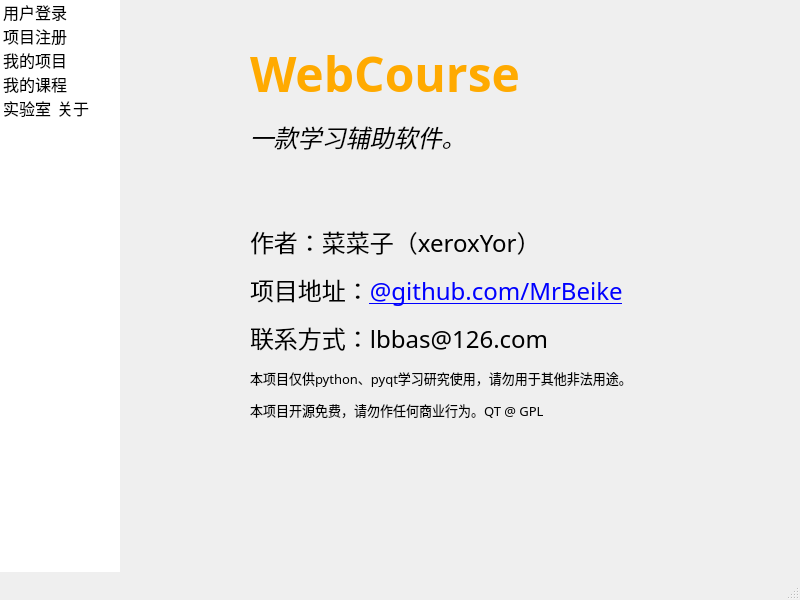
<?xml version="1.0" encoding="UTF-8"?>
<ui version="4.0">
 <class>MainWindow</class>
 <widget class="QMainWindow" name="MainWindow">
  <property name="windowModality">
   <enum>Qt::NonModal</enum>
  </property>
  <property name="geometry">
   <rect>
    <x>0</x>
    <y>0</y>
    <width>800</width>
    <height>600</height>
   </rect>
  </property>
  <property name="minimumSize">
   <size>
    <width>800</width>
    <height>600</height>
   </size>
  </property>
  <property name="maximumSize">
   <size>
    <width>800</width>
    <height>600</height>
   </size>
  </property>
  <property name="font">
   <font>
    <family>微软雅黑</family>
    <pointsize>12</pointsize>
   </font>
  </property>
  <property name="windowTitle">
   <string>WebCourse</string>
  </property>
  <property name="windowIcon">
   <iconset resource="../resource/webcourse.qrc">
    <normaloff>:/ICO/list.ico</normaloff>:/ICO/list.ico</iconset>
  </property>
  <property name="iconSize">
   <size>
    <width>64</width>
    <height>64</height>
   </size>
  </property>
  <property name="toolButtonStyle">
   <enum>Qt::ToolButtonIconOnly</enum>
  </property>
  <widget class="QWidget" name="centralwidget">
   <widget class="QStackedWidget" name="stackedWidget">
    <property name="geometry">
     <rect>
      <x>120</x>
      <y>0</y>
      <width>680</width>
      <height>580</height>
     </rect>
    </property>
    <property name="frameShadow">
     <enum>QFrame::Plain</enum>
    </property>
    <property name="currentIndex">
     <number>5</number>
    </property>
    <widget class="QWidget" name="login_page">
     <widget class="QLabel" name="password_label">
      <property name="geometry">
       <rect>
        <x>170</x>
        <y>270</y>
        <width>51</width>
        <height>31</height>
       </rect>
      </property>
      <property name="font">
       <font>
        <family>微软雅黑</family>
        <pointsize>14</pointsize>
       </font>
      </property>
      <property name="text">
       <string>密码</string>
      </property>
     </widget>
     <widget class="QLabel" name="logo_label">
      <property name="geometry">
       <rect>
        <x>0</x>
        <y>0</y>
        <width>671</width>
        <height>201</height>
       </rect>
      </property>
      <property name="font">
       <font>
        <family>Albertus Extra Bold</family>
        <pointsize>36</pointsize>
       </font>
      </property>
      <property name="styleSheet">
       <string notr="true">image: url(:/IMG/logo.png);</string>
      </property>
      <property name="text">
       <string/>
      </property>
      <property name="alignment">
       <set>Qt::AlignCenter</set>
      </property>
     </widget>
     <widget class="QLineEdit" name="password_input">
      <property name="geometry">
       <rect>
        <x>239</x>
        <y>270</y>
        <width>231</width>
        <height>31</height>
       </rect>
      </property>
      <property name="font">
       <font>
        <family>Albertus Extra Bold</family>
        <pointsize>12</pointsize>
       </font>
      </property>
      <property name="echoMode">
       <enum>QLineEdit::Password</enum>
      </property>
     </widget>
     <widget class="QLabel" name="username_label">
      <property name="geometry">
       <rect>
        <x>170</x>
        <y>210</y>
        <width>51</width>
        <height>31</height>
       </rect>
      </property>
      <property name="font">
       <font>
        <family>微软雅黑</family>
        <pointsize>14</pointsize>
       </font>
      </property>
      <property name="text">
       <string>账号</string>
      </property>
     </widget>
     <widget class="QPushButton" name="login_button">
      <property name="geometry">
       <rect>
        <x>240</x>
        <y>390</y>
        <width>191</width>
        <height>41</height>
       </rect>
      </property>
      <property name="font">
       <font>
        <family>微软雅黑</family>
        <pointsize>14</pointsize>
       </font>
      </property>
      <property name="text">
       <string>登  陆</string>
      </property>
      <property name="flat">
       <bool>false</bool>
      </property>
     </widget>
     <widget class="QComboBox" name="username_input">
      <property name="geometry">
       <rect>
        <x>239</x>
        <y>210</y>
        <width>231</width>
        <height>31</height>
       </rect>
      </property>
      <property name="editable">
       <bool>true</bool>
      </property>
     </widget>
     <widget class="QCheckBox" name="remember_check">
      <property name="geometry">
       <rect>
        <x>280</x>
        <y>330</y>
        <width>91</width>
        <height>21</height>
       </rect>
      </property>
      <property name="text">
       <string>记住密码</string>
      </property>
     </widget>
     <widget class="QPushButton" name="manager_button">
      <property name="geometry">
       <rect>
        <x>370</x>
        <y>330</y>
        <width>71</width>
        <height>21</height>
       </rect>
      </property>
      <property name="font">
       <font>
        <pointsize>10</pointsize>
       </font>
      </property>
      <property name="text">
       <string>[账户管理]</string>
      </property>
     </widget>
     <zorder>password_label</zorder>
     <zorder>logo_label</zorder>
     <zorder>password_input</zorder>
     <zorder>login_button</zorder>
     <zorder>username_input</zorder>
     <zorder>remember_check</zorder>
     <zorder>username_label</zorder>
     <zorder>manager_button</zorder>
    </widget>
    <widget class="QWidget" name="regist_page">
     <widget class="QTableView" name="regist_list">
      <property name="geometry">
       <rect>
        <x>10</x>
        <y>70</y>
        <width>661</width>
        <height>451</height>
       </rect>
      </property>
      <property name="verticalScrollBarPolicy">
       <enum>Qt::ScrollBarAsNeeded</enum>
      </property>
      <property name="horizontalScrollBarPolicy">
       <enum>Qt::ScrollBarAlwaysOff</enum>
      </property>
      <property name="sizeAdjustPolicy">
       <enum>QAbstractScrollArea::AdjustToContents</enum>
      </property>
      <property name="selectionMode">
       <enum>QAbstractItemView::SingleSelection</enum>
      </property>
      <property name="selectionBehavior">
       <enum>QAbstractItemView::SelectRows</enum>
      </property>
      <property name="textElideMode">
       <enum>Qt::ElideMiddle</enum>
      </property>
      <property name="wordWrap">
       <bool>true</bool>
      </property>
      <attribute name="horizontalHeaderDefaultSectionSize">
       <number>50</number>
      </attribute>
      <attribute name="horizontalHeaderStretchLastSection">
       <bool>false</bool>
      </attribute>
     </widget>
     <widget class="QLineEdit" name="keyword_input">
      <property name="geometry">
       <rect>
        <x>80</x>
        <y>20</y>
        <width>241</width>
        <height>31</height>
       </rect>
      </property>
      <property name="placeholderText">
       <string> 仅支持中文(非必填项)</string>
      </property>
     </widget>
     <widget class="QLineEdit" name="year_input">
      <property name="geometry">
       <rect>
        <x>420</x>
        <y>19</y>
        <width>81</width>
        <height>31</height>
       </rect>
      </property>
      <property name="placeholderText">
       <string> 非必填项</string>
      </property>
     </widget>
     <widget class="QPushButton" name="regist_button">
      <property name="geometry">
       <rect>
        <x>200</x>
        <y>530</y>
        <width>281</width>
        <height>41</height>
       </rect>
      </property>
      <property name="font">
       <font>
        <family>微软雅黑</family>
        <pointsize>12</pointsize>
       </font>
      </property>
      <property name="text">
       <string>注  册</string>
      </property>
     </widget>
     <widget class="QPushButton" name="search_button">
      <property name="geometry">
       <rect>
        <x>530</x>
        <y>20</y>
        <width>111</width>
        <height>31</height>
       </rect>
      </property>
      <property name="font">
       <font>
        <family>微软雅黑</family>
        <pointsize>12</pointsize>
       </font>
      </property>
      <property name="text">
       <string>搜 索</string>
      </property>
      <property name="default">
       <bool>false</bool>
      </property>
     </widget>
     <widget class="QLabel" name="year_label">
      <property name="geometry">
       <rect>
        <x>350</x>
        <y>20</y>
        <width>71</width>
        <height>31</height>
       </rect>
      </property>
      <property name="font">
       <font>
        <family>微软雅黑</family>
        <pointsize>12</pointsize>
       </font>
      </property>
      <property name="text">
       <string>课程年份</string>
      </property>
     </widget>
     <widget class="QLabel" name="keyword_label">
      <property name="geometry">
       <rect>
        <x>20</x>
        <y>20</y>
        <width>61</width>
        <height>31</height>
       </rect>
      </property>
      <property name="font">
       <font>
        <family>微软雅黑</family>
        <pointsize>12</pointsize>
       </font>
      </property>
      <property name="text">
       <string>关键词</string>
      </property>
     </widget>
    </widget>
    <widget class="QWidget" name="project_page">
     <widget class="QPushButton" name="detail_button">
      <property name="geometry">
       <rect>
        <x>340</x>
        <y>530</y>
        <width>131</width>
        <height>41</height>
       </rect>
      </property>
      <property name="font">
       <font>
        <family>微软雅黑</family>
        <pointsize>12</pointsize>
       </font>
      </property>
      <property name="text">
       <string>学习项目子课程</string>
      </property>
     </widget>
     <widget class="QTableView" name="project_list">
      <property name="geometry">
       <rect>
        <x>10</x>
        <y>10</y>
        <width>661</width>
        <height>511</height>
       </rect>
      </property>
      <property name="horizontalScrollBarPolicy">
       <enum>Qt::ScrollBarAlwaysOff</enum>
      </property>
      <property name="sizeAdjustPolicy">
       <enum>QAbstractScrollArea::AdjustToContents</enum>
      </property>
      <property name="selectionMode">
       <enum>QAbstractItemView::SingleSelection</enum>
      </property>
      <property name="selectionBehavior">
       <enum>QAbstractItemView::SelectRows</enum>
      </property>
      <property name="textElideMode">
       <enum>Qt::ElideMiddle</enum>
      </property>
     </widget>
     <widget class="QPushButton" name="learnProject_button">
      <property name="enabled">
       <bool>true</bool>
      </property>
      <property name="geometry">
       <rect>
        <x>189</x>
        <y>530</y>
        <width>131</width>
        <height>41</height>
       </rect>
      </property>
      <property name="font">
       <font>
        <family>微软雅黑</family>
        <pointsize>12</pointsize>
       </font>
      </property>
      <property name="text">
       <string>学习整个项目</string>
      </property>
     </widget>
    </widget>
    <widget class="QWidget" name="course_page">
     <widget class="QTableView" name="course_list">
      <property name="geometry">
       <rect>
        <x>10</x>
        <y>10</y>
        <width>661</width>
        <height>511</height>
       </rect>
      </property>
      <property name="horizontalScrollBarPolicy">
       <enum>Qt::ScrollBarAlwaysOff</enum>
      </property>
      <property name="sizeAdjustPolicy">
       <enum>QAbstractScrollArea::AdjustToContents</enum>
      </property>
      <property name="selectionMode">
       <enum>QAbstractItemView::SingleSelection</enum>
      </property>
      <property name="selectionBehavior">
       <enum>QAbstractItemView::SelectRows</enum>
      </property>
      <property name="textElideMode">
       <enum>Qt::ElideMiddle</enum>
      </property>
     </widget>
     <widget class="QPushButton" name="learnCourse_button">
      <property name="geometry">
       <rect>
        <x>280</x>
        <y>530</y>
        <width>120</width>
        <height>41</height>
       </rect>
      </property>
      <property name="font">
       <font>
        <family>微软雅黑</family>
        <pointsize>12</pointsize>
       </font>
      </property>
      <property name="text">
       <string>学  习</string>
      </property>
     </widget>
    </widget>
    <widget class="QWidget" name="lab_page">
     <widget class="QCheckBox" name="download_checkBox">
      <property name="geometry">
       <rect>
        <x>70</x>
        <y>110</y>
        <width>91</width>
        <height>51</height>
       </rect>
      </property>
      <property name="text">
       <string>视频下载</string>
      </property>
     </widget>
     <widget class="QLabel" name="descriptio_label">
      <property name="geometry">
       <rect>
        <x>50</x>
        <y>30</y>
        <width>371</width>
        <height>41</height>
       </rect>
      </property>
      <property name="font">
       <font>
        <pointsize>14</pointsize>
       </font>
      </property>
      <property name="text">
       <string>陆续开发相关扩展功能，勾选以打开该功能</string>
      </property>
     </widget>
     <widget class="QCheckBox" name="search_checkBox">
      <property name="geometry">
       <rect>
        <x>70</x>
        <y>160</y>
        <width>221</width>
        <height>41</height>
       </rect>
      </property>
      <property name="text">
       <string>搜索课程（不限地区、时间）</string>
      </property>
     </widget>
     <widget class="Line" name="line">
      <property name="geometry">
       <rect>
        <x>50</x>
        <y>80</y>
        <width>501</width>
        <height>16</height>
       </rect>
      </property>
      <property name="orientation">
       <enum>Qt::Horizontal</enum>
      </property>
     </widget>
    </widget>
    <widget class="QWidget" name="about_page">
     <widget class="QPushButton" name="thumb_button">
      <property name="geometry">
       <rect>
        <x>270</x>
        <y>440</y>
        <width>100</width>
        <height>100</height>
       </rect>
      </property>
      <property name="text">
       <string/>
      </property>
      <property name="icon">
       <iconset resource="../resource/webcourse.qrc">
        <normaloff>:/ICO/thumb.png</normaloff>:/ICO/thumb.png</iconset>
      </property>
      <property name="iconSize">
       <size>
        <width>100</width>
        <height>100</height>
       </size>
      </property>
      <property name="checkable">
       <bool>true</bool>
      </property>
      <property name="checked">
       <bool>false</bool>
      </property>
      <property name="autoDefault">
       <bool>false</bool>
      </property>
      <property name="default">
       <bool>false</bool>
      </property>
      <property name="flat">
       <bool>true</bool>
      </property>
      <property name="name" stdset="0">
       <string>thumb</string>
      </property>
     </widget>
     <widget class="QLabel" name="about_label">
      <property name="enabled">
       <bool>true</bool>
      </property>
      <property name="geometry">
       <rect>
        <x>130</x>
        <y>40</y>
        <width>391</width>
        <height>381</height>
       </rect>
      </property>
      <property name="text">
       <string>&lt;html&gt;&lt;head/&gt;&lt;body&gt;&lt;p&gt;&lt;span style=&quot; font-size:36pt; font-weight:600; color:#ffaa00;&quot;&gt;WebCourse&lt;/span&gt;&lt;/p&gt;&lt;p&gt;&lt;span style=&quot; font-size:18pt; font-style:italic;&quot;&gt;一款学习辅助软件。&lt;/span&gt;&lt;/p&gt;&lt;p&gt;&lt;br/&gt;&lt;/p&gt;&lt;p&gt;&lt;span style=&quot; font-size:18pt;&quot;&gt;作者：菜菜子（xeroxYor）&lt;/span&gt;&lt;/p&gt;&lt;p&gt;&lt;span style=&quot; font-size:18pt;&quot;&gt;项目地址：&lt;/span&gt;&lt;a href=&quot;https://github.com/MrBeike/WebCourse-QTGUI&quot;&gt;&lt;span style=&quot; font-size:18pt; text-decoration: underline; color:#0000ff;&quot;&gt;@github.com/MrBeike&lt;/span&gt;&lt;/a&gt;&lt;/p&gt;&lt;p&gt;&lt;span style=&quot; font-size:18pt;&quot;&gt;联系方式：lbbas@126.com&lt;/span&gt;&lt;/p&gt;&lt;p&gt;&lt;span style=&quot; font-size:10pt;&quot;&gt;本项目仅供python、pyqt学习研究使用，请勿用于其他非法用途。&lt;/span&gt;&lt;/p&gt;&lt;p&gt;&lt;span style=&quot; font-size:10pt;&quot;&gt;本项目开源免费，请勿作任何商业行为。QT @ GPL&lt;/span&gt;&lt;/p&gt;&lt;/body&gt;&lt;/html&gt;</string>
      </property>
      <property name="textFormat">
       <enum>Qt::RichText</enum>
      </property>
      <property name="wordWrap">
       <bool>true</bool>
      </property>
     </widget>
     <widget class="QLabel" name="donate_label">
      <property name="enabled">
       <bool>true</bool>
      </property>
      <property name="geometry">
       <rect>
        <x>110</x>
        <y>20</y>
        <width>431</width>
        <height>401</height>
       </rect>
      </property>
      <property name="styleSheet">
       <string notr="true">border-image: url(:/IMG/donate.png);</string>
      </property>
      <property name="text">
       <string/>
      </property>
     </widget>
     <widget class="QPushButton" name="xeroxyor_button">
      <property name="geometry">
       <rect>
        <x>361</x>
        <y>231</y>
        <width>16</width>
        <height>20</height>
       </rect>
      </property>
      <property name="font">
       <font>
        <kerning>false</kerning>
       </font>
      </property>
      <property name="focusPolicy">
       <enum>Qt::NoFocus</enum>
      </property>
      <property name="contextMenuPolicy">
       <enum>Qt::NoContextMenu</enum>
      </property>
      <property name="text">
       <string/>
      </property>
      <property name="checkable">
       <bool>false</bool>
      </property>
      <property name="default">
       <bool>false</bool>
      </property>
      <property name="flat">
       <bool>true</bool>
      </property>
      <property name="name" stdset="0">
       <string>xeroxyor</string>
      </property>
     </widget>
     <zorder>thumb_button</zorder>
     <zorder>donate_label</zorder>
     <zorder>about_label</zorder>
     <zorder>xeroxyor_button</zorder>
    </widget>
   </widget>
   <widget class="QListWidget" name="menu_list">
    <property name="geometry">
     <rect>
      <x>0</x>
      <y>0</y>
      <width>120</width>
      <height>580</height>
     </rect>
    </property>
    <property name="font">
     <font>
      <pointsize>12</pointsize>
     </font>
    </property>
    <property name="layoutDirection">
     <enum>Qt::LeftToRight</enum>
    </property>
    <property name="styleSheet">
     <string notr="true"/>
    </property>
    <property name="frameShape">
     <enum>QFrame::NoFrame</enum>
    </property>
    <property name="verticalScrollBarPolicy">
     <enum>Qt::ScrollBarAlwaysOff</enum>
    </property>
    <property name="horizontalScrollBarPolicy">
     <enum>Qt::ScrollBarAlwaysOff</enum>
    </property>
    <property name="editTriggers">
     <set>QAbstractItemView::NoEditTriggers</set>
    </property>
    <property name="showDropIndicator" stdset="0">
     <bool>false</bool>
    </property>
    <property name="dragDropMode">
     <enum>QAbstractItemView::NoDragDrop</enum>
    </property>
    <property name="selectionMode">
     <enum>QAbstractItemView::SingleSelection</enum>
    </property>
    <property name="textElideMode">
     <enum>Qt::ElideMiddle</enum>
    </property>
    <property name="movement">
     <enum>QListView::Static</enum>
    </property>
    <property name="flow">
     <enum>QListView::LeftToRight</enum>
    </property>
    <property name="resizeMode">
     <enum>QListView::Adjust</enum>
    </property>
    <property name="layoutMode">
     <enum>QListView::SinglePass</enum>
    </property>
    <property name="viewMode">
     <enum>QListView::IconMode</enum>
    </property>
    <property name="selectionRectVisible">
     <bool>false</bool>
    </property>
    <property name="currentRow">
     <number>-1</number>
    </property>
    <property name="sortingEnabled">
     <bool>false</bool>
    </property>
    <item>
     <property name="text">
      <string>用户登录</string>
     </property>
     <property name="font">
      <font>
       <family>微软雅黑</family>
       <pointsize>12</pointsize>
      </font>
     </property>
     <property name="textAlignment">
      <set>AlignCenter</set>
     </property>
     <property name="icon">
      <iconset resource="../resource/webcourse.qrc">
       <normaloff>:/ICO/lgoin.png</normaloff>:/ICO/lgoin.png</iconset>
     </property>
     <property name="flags">
      <set>ItemIsSelectable|ItemIsEnabled</set>
     </property>
    </item>
    <item>
     <property name="text">
      <string>项目注册</string>
     </property>
     <property name="font">
      <font>
       <family>微软雅黑</family>
       <pointsize>12</pointsize>
      </font>
     </property>
     <property name="textAlignment">
      <set>AlignCenter</set>
     </property>
     <property name="icon">
      <iconset resource="../resource/webcourse.qrc">
       <normaloff>:/ICO/regist.png</normaloff>:/ICO/regist.png</iconset>
     </property>
     <property name="flags">
      <set>ItemIsSelectable|ItemIsEnabled</set>
     </property>
    </item>
    <item>
     <property name="text">
      <string>我的项目</string>
     </property>
     <property name="font">
      <font>
       <family>微软雅黑</family>
       <pointsize>12</pointsize>
      </font>
     </property>
     <property name="textAlignment">
      <set>AlignCenter</set>
     </property>
     <property name="icon">
      <iconset resource="../resource/webcourse.qrc">
       <normaloff>:/ICO/project.png</normaloff>:/ICO/project.png</iconset>
     </property>
     <property name="flags">
      <set>ItemIsSelectable|ItemIsEnabled</set>
     </property>
    </item>
    <item>
     <property name="text">
      <string>我的课程</string>
     </property>
     <property name="font">
      <font>
       <family>微软雅黑</family>
       <pointsize>12</pointsize>
      </font>
     </property>
     <property name="textAlignment">
      <set>AlignCenter</set>
     </property>
     <property name="icon">
      <iconset resource="../resource/webcourse.qrc">
       <normaloff>:/ICO/course.png</normaloff>:/ICO/course.png</iconset>
     </property>
     <property name="flags">
      <set>ItemIsSelectable|ItemIsEnabled</set>
     </property>
    </item>
    <item>
     <property name="text">
      <string>实验室</string>
     </property>
     <property name="font">
      <font>
       <family>微软雅黑</family>
       <pointsize>12</pointsize>
      </font>
     </property>
     <property name="textAlignment">
      <set>AlignCenter</set>
     </property>
     <property name="icon">
      <iconset resource="../resource/webcourse.qrc">
       <normaloff>:/ICO/lab.png</normaloff>:/ICO/lab.png</iconset>
     </property>
     <property name="flags">
      <set>ItemIsSelectable|ItemIsEnabled</set>
     </property>
    </item>
    <item>
     <property name="text">
      <string>关于</string>
     </property>
     <property name="font">
      <font>
       <family>微软雅黑</family>
       <pointsize>12</pointsize>
      </font>
     </property>
     <property name="textAlignment">
      <set>AlignCenter</set>
     </property>
     <property name="icon">
      <iconset resource="../resource/webcourse.qrc">
       <normaloff>:/ICO/about.png</normaloff>:/ICO/about.png</iconset>
     </property>
     <property name="flags">
      <set>ItemIsSelectable|ItemIsUserCheckable|ItemIsEnabled</set>
     </property>
    </item>
   </widget>
  </widget>
  <widget class="QStatusBar" name="statusbar"/>
 </widget>
 <tabstops>
  <tabstop>username_input</tabstop>
  <tabstop>password_input</tabstop>
  <tabstop>remember_check</tabstop>
  <tabstop>login_button</tabstop>
  <tabstop>keyword_input</tabstop>
  <tabstop>year_input</tabstop>
  <tabstop>search_button</tabstop>
  <tabstop>regist_button</tabstop>
  <tabstop>regist_list</tabstop>
  <tabstop>project_list</tabstop>
  <tabstop>learnProject_button</tabstop>
  <tabstop>detail_button</tabstop>
  <tabstop>course_list</tabstop>
  <tabstop>learnCourse_button</tabstop>
  <tabstop>thumb_button</tabstop>
  <tabstop>menu_list</tabstop>
 </tabstops>
 <resources>
  <include location="../resource/webcourse.qrc"/>
 </resources>
 <connections/>
</ui>
